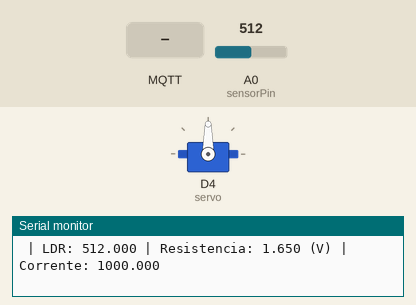
This sketch was run on a simulated ESP8266 (NodeMCU). On the bench: servo, the last lines printed to the serial monitor. Inputs (shaded band) come from the test bench; at power-on: A0 (sensorPin) = 512. WiFi joins after 1.5 s; servers stay silent unless stated; no MQTT or app messages arrive unless stated.

Above: at 2.7 s.
2.8 s: MQTT message "IC/Servo" arrives on the first subscribed topic
At 4.0 s:
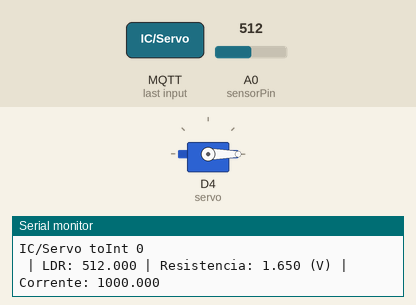
4.3 s: MQTT message "5" arrives on the first subscribed topic
At 4.8 s:
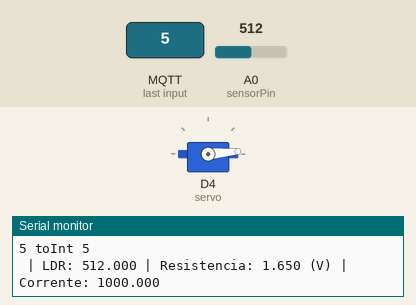
5.8 s: MQTT message "90" arrives on the first subscribed topic
At 6.6 s:
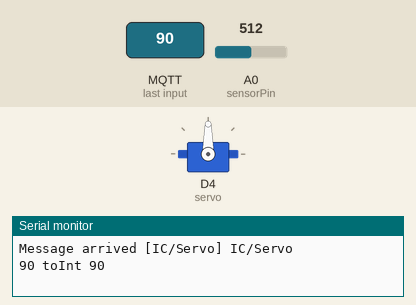
Timing chart, 0 to 8.8 s (numbered marks = the images above; inputs shaded):
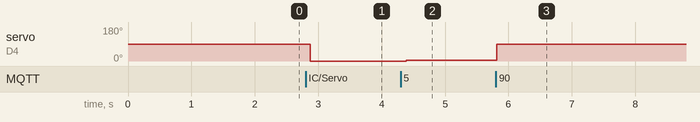

Measured:
- after the input at 2.8 s, servo on D4 (servo): 90° → 0° after 0.07 s
- after the input at 4.3 s, servo on D4 (servo): 0° → 5° after 0.09 s
- after the input at 5.8 s, servo on D4 (servo): 5° → 90° at once

The sketch:

ICNodeMQTTv3.ino
```cpp
#include <ESP8266WiFi.h>
#include <PubSubClient.h>
#include <Servo.h>
#define INTERVALO_ENVIO       1000

Servo servo;
int sensorPin = A0;
float tensaoReal,resistencia,sensorValor,corrente,ServoA;
int ultimoEnvioMQTT = 0;

const char* ssid = "Springfield";            // WiFi SSID
const char* password = "siscxrisc1";        // WiFi Password
const char* mqtt_server = "192.168.0.180";  // IP Broker MQTT

WiFiClient espClient;
PubSubClient client(espClient);
long lastMsg = 0;
char msg[50];
int value = 0;

void setup() {

  Serial.begin(115200);
  servo.attach(D4);
  setup_wifi();
  client.setServer(mqtt_server, 1883);
  client.setCallback(callback);
}

void setup_wifi() {
  delay(10);
  // We start by connecting to a WiFi network
  Serial.println();
  Serial.print("Connecting to ");
  Serial.println(ssid);

  WiFi.begin(ssid, password);

  while (WiFi.status() != WL_CONNECTED) {
    delay(500);
    Serial.print(".");
  }

  Serial.println("");
  Serial.println("WiFi connected");
  Serial.println("IP address: ");
  Serial.println(WiFi.localIP());
}

void enviaLDR(){

  char MsgLDR[5];
  char MsgCorrente[5];
  char MsgResistencia[5];

  sensorValor = analogRead(sensorPin);

  tensaoReal = (sensorValor*3.3)/1024.0;

  resistencia = (1000.0*tensaoReal)/(3.3-tensaoReal);

  corrente = tensaoReal/resistencia;

      Serial.print(" | LDR: ");
      Serial.print(sensorValor,3);
      Serial.print(" | Resistencia: ");
      Serial.print(tensaoReal,3);
      Serial.print(" (V)");
      Serial.print(" | Corrente: ");
      Serial.println(resistencia,3);

    sprintf(MsgLDR,"%f",sensorValor);
    client.publish("IC/LDR", MsgLDR);

    sprintf(MsgResistencia,"%f",resistencia);
    client.publish("IC/Resistencia", MsgResistencia);

    sprintf(MsgCorrente,"%f",corrente);
    client.publish("IC/Corrente", MsgCorrente);

}

void callback(char* topic, byte* payload, unsigned int length) {
 String string;
 char Servomsg[5];

 Serial.print("Message arrived [");
 Serial.print(topic);
 Serial.print("] ");
 String topico = String((char*)topic);
 Serial.println(topico);

if(topico=="IC/Servo"){
   for (int i = 0; i < length; i++) {
      string+=((char)payload[i]);
   }
   Serial.print(string);
   Serial.print(" toInt ");

   int pos = string.toInt();
   Serial.println(pos);

   servo.write(pos);

   delay(15);
}

if(topico=="IC/Automatico"){
  for (int i = 0; i < length; i++) {
      string+=((char)payload[i]);
   }
  int variacao = string.toInt();
  servo.write(0);
   for(int j=0; j<=90; j=j+variacao){
    servo.write(j);
    ServoA = j;
    delay(1000);
    enviaLDR();
    sprintf(Servomsg,"%f",ServoA);
    client.publish("IC/lerServo", Servomsg);
   }
   servo.write(0);
   ServoA = 0;
   sprintf(Servomsg,"%f",ServoA);
   client.publish("IC/lerServo", Servomsg);
}
}

void reconnect() {

  while (!client.connected()) {
    Serial.print("Attempting MQTT connection...");

    if (client.connect("ESP8266Client","teste","raspberry")) {
      Serial.println("connected");
      client.subscribe("IC/Servo");
      client.subscribe("IC/Automatico");

    } else {
      Serial.print("failed, rc=");
      Serial.print(client.state());
      Serial.println(" try again in 5 seconds");

      delay(5000);
    }
  }
}
void loop() {

  if (!client.connected()) {
    reconnect();
  }

  if ((millis() - ultimoEnvioMQTT) > INTERVALO_ENVIO)
  {
      enviaLDR();
      ultimoEnvioMQTT = millis();
  }

  client.loop();
  delay(100);
}
```
